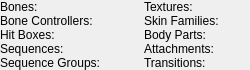
<?xml version="1.0" encoding="UTF-8"?>
<ui version="4.0">
 <class>ui::assets::studiomodel::StudioModelModelInfoPanel</class>
 <widget class="QWidget" name="ui::assets::studiomodel::StudioModelModelInfoPanel">
  <property name="geometry">
   <rect>
    <x>0</x>
    <y>0</y>
    <width>235</width>
    <height>67</height>
   </rect>
  </property>
  <property name="windowTitle">
   <string>Form</string>
  </property>
  <layout class="QGridLayout" name="gridLayout">
   <property name="leftMargin">
    <number>0</number>
   </property>
   <property name="topMargin">
    <number>0</number>
   </property>
   <property name="rightMargin">
    <number>0</number>
   </property>
   <property name="bottomMargin">
    <number>0</number>
   </property>
   <property name="spacing">
    <number>0</number>
   </property>
   <item row="1" column="0">
    <spacer name="verticalSpacer">
     <property name="orientation">
      <enum>Qt::Vertical</enum>
     </property>
     <property name="sizeHint" stdset="0">
      <size>
       <width>20</width>
       <height>0</height>
      </size>
     </property>
    </spacer>
   </item>
   <item row="0" column="0">
    <layout class="QGridLayout" name="gridLayout_2" columnminimumwidth="0,25,0,0,25">
     <property name="rightMargin">
      <number>0</number>
     </property>
     <property name="bottomMargin">
      <number>0</number>
     </property>
     <property name="horizontalSpacing">
      <number>6</number>
     </property>
     <property name="verticalSpacing">
      <number>0</number>
     </property>
     <item row="0" column="1">
      <widget class="QLabel" name="BonesValue">
       <property name="text">
        <string/>
       </property>
       <property name="alignment">
        <set>Qt::AlignRight|Qt::AlignTrailing|Qt::AlignVCenter</set>
       </property>
      </widget>
     </item>
     <item row="4" column="3">
      <widget class="QLabel" name="label_12">
       <property name="text">
        <string>Transitions:</string>
       </property>
      </widget>
     </item>
     <item row="0" column="4">
      <widget class="QLabel" name="TexturesValue">
       <property name="text">
        <string/>
       </property>
       <property name="alignment">
        <set>Qt::AlignRight|Qt::AlignTrailing|Qt::AlignVCenter</set>
       </property>
      </widget>
     </item>
     <item row="3" column="3">
      <widget class="QLabel" name="label_11">
       <property name="text">
        <string>Attachments:</string>
       </property>
      </widget>
     </item>
     <item row="2" column="0">
      <widget class="QLabel" name="label_7">
       <property name="text">
        <string>Hit Boxes:</string>
       </property>
      </widget>
     </item>
     <item row="3" column="4">
      <widget class="QLabel" name="AttachmentsValue">
       <property name="text">
        <string/>
       </property>
       <property name="alignment">
        <set>Qt::AlignRight|Qt::AlignTrailing|Qt::AlignVCenter</set>
       </property>
      </widget>
     </item>
     <item row="1" column="1">
      <widget class="QLabel" name="BoneControllersValue">
       <property name="text">
        <string/>
       </property>
       <property name="alignment">
        <set>Qt::AlignRight|Qt::AlignTrailing|Qt::AlignVCenter</set>
       </property>
      </widget>
     </item>
     <item row="0" column="0">
      <widget class="QLabel" name="BonesLabel">
       <property name="text">
        <string>Bones:</string>
       </property>
      </widget>
     </item>
     <item row="3" column="0">
      <widget class="QLabel" name="label_8">
       <property name="text">
        <string>Sequences:</string>
       </property>
      </widget>
     </item>
     <item row="4" column="0">
      <widget class="QLabel" name="label_9">
       <property name="text">
        <string>Sequence Groups:</string>
       </property>
      </widget>
     </item>
     <item row="1" column="4">
      <widget class="QLabel" name="SkinFamiliesValue">
       <property name="text">
        <string/>
       </property>
       <property name="alignment">
        <set>Qt::AlignRight|Qt::AlignTrailing|Qt::AlignVCenter</set>
       </property>
      </widget>
     </item>
     <item row="2" column="4">
      <widget class="QLabel" name="BodyPartsValue">
       <property name="text">
        <string/>
       </property>
       <property name="alignment">
        <set>Qt::AlignRight|Qt::AlignTrailing|Qt::AlignVCenter</set>
       </property>
      </widget>
     </item>
     <item row="4" column="1">
      <widget class="QLabel" name="SequenceGroupsValue">
       <property name="text">
        <string/>
       </property>
       <property name="alignment">
        <set>Qt::AlignRight|Qt::AlignTrailing|Qt::AlignVCenter</set>
       </property>
      </widget>
     </item>
     <item row="4" column="4">
      <widget class="QLabel" name="TransitionsValue">
       <property name="text">
        <string/>
       </property>
       <property name="alignment">
        <set>Qt::AlignRight|Qt::AlignTrailing|Qt::AlignVCenter</set>
       </property>
      </widget>
     </item>
     <item row="3" column="1">
      <widget class="QLabel" name="SequencesValue">
       <property name="text">
        <string/>
       </property>
       <property name="alignment">
        <set>Qt::AlignRight|Qt::AlignTrailing|Qt::AlignVCenter</set>
       </property>
      </widget>
     </item>
     <item row="1" column="0">
      <widget class="QLabel" name="BoneControllersLabel">
       <property name="text">
        <string>Bone Controllers:</string>
       </property>
      </widget>
     </item>
     <item row="1" column="3">
      <widget class="QLabel" name="SkinFamiliesLabel">
       <property name="text">
        <string>Skin Families:</string>
       </property>
      </widget>
     </item>
     <item row="2" column="1">
      <widget class="QLabel" name="HitBoxesValue">
       <property name="text">
        <string/>
       </property>
       <property name="alignment">
        <set>Qt::AlignRight|Qt::AlignTrailing|Qt::AlignVCenter</set>
       </property>
      </widget>
     </item>
     <item row="2" column="3">
      <widget class="QLabel" name="label_10">
       <property name="text">
        <string>Body Parts:</string>
       </property>
      </widget>
     </item>
     <item row="0" column="3">
      <widget class="QLabel" name="TexturesLabel">
       <property name="text">
        <string>Textures:</string>
       </property>
      </widget>
     </item>
     <item row="0" column="2">
      <spacer name="horizontalSpacer_2">
       <property name="orientation">
        <enum>Qt::Horizontal</enum>
       </property>
       <property name="sizeType">
        <enum>QSizePolicy::Fixed</enum>
       </property>
       <property name="sizeHint" stdset="0">
        <size>
         <width>6</width>
         <height>0</height>
        </size>
       </property>
      </spacer>
     </item>
    </layout>
   </item>
   <item row="0" column="1">
    <spacer name="horizontalSpacer">
     <property name="orientation">
      <enum>Qt::Horizontal</enum>
     </property>
     <property name="sizeHint" stdset="0">
      <size>
       <width>0</width>
       <height>20</height>
      </size>
     </property>
    </spacer>
   </item>
  </layout>
 </widget>
 <resources/>
 <connections/>
</ui>
